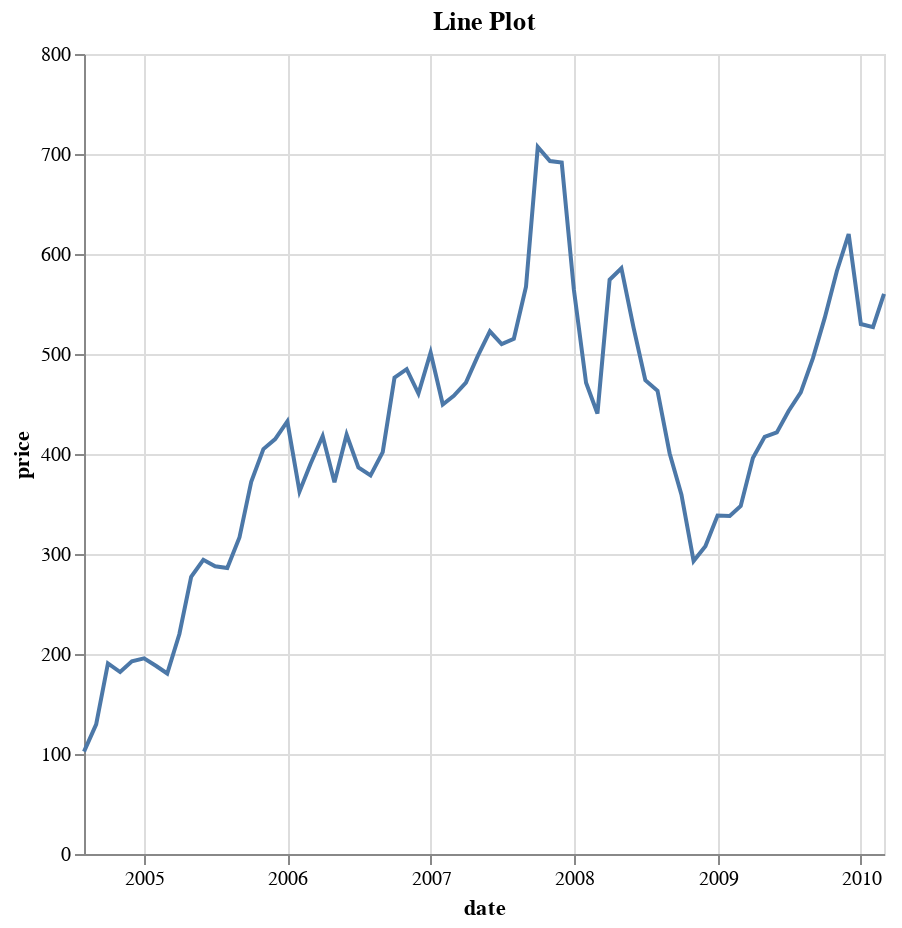

Source (notebook cell):
### Markdown cell above
## Line Plot

### Code cell
@vlplot(
  data = google_stock,
  mark = :line,
  x = "date:t",
  y = "price",
  title = "Line Plot",
  width = 400,
  height = 400
)

### Figure 1 — Vega-Lite specification as saved in the notebook (floating-point values rounded to 4 significant figures)
{"data": {"values": [{"date": "Aug 1 2004", "price": 102.4, "symbol": "GOOG"}, {"date": "Sep 1 2004", "price": 129.6, "symbol": "GOOG"}, {"date": "Oct 1 2004", "price": 190.6, "symbol": "GOOG"}, {"date": "Nov 1 2004", "price": 182.0, "symbol": "GOOG"}, {"date": "Dec 1 2004", "price": 192.8, "symbol": "GOOG"}, {"date": "Jan 1 2005", "price": 195.6, "symbol": "GOOG"}, {"date": "Feb 1 2005", "price": 188.0, "symbol": "GOOG"}, {"date": "Mar 1 2005", "price": 180.5, "symbol": "GOOG"}, {"date": "Apr 1 2005", "price": 220, "symbol": "GOOG"}, {"date": "May 1 2005", "price": 277.3, "symbol": "GOOG"}, {"date": "Jun 1 2005", "price": 294.1, "symbol": "GOOG"}, {"date": "Jul 1 2005", "price": 287.8, "symbol": "GOOG"}, {"date": "Aug 1 2005", "price": 286, "symbol": "GOOG"}, {"date": "Sep 1 2005", "price": 316.5, "symbol": "GOOG"}, {"date": "Oct 1 2005", "price": 372.1, "symbol": "GOOG"}, {"date": "Nov 1 2005", "price": 404.9, "symbol": "GOOG"}, {"date": "Dec 1 2005", "price": 414.9, "symbol": "GOOG"}, {"date": "Jan 1 2006", "price": 432.7, "symbol": "GOOG"}, {"date": "Feb 1 2006", "price": 362.6, "symbol": "GOOG"}, {"date": "Mar 1 2006", "price": 390, "symbol": "GOOG"}, {"date": "Apr 1 2006", "price": 417.9, "symbol": "GOOG"}, {"date": "May 1 2006", "price": 371.8, "symbol": "GOOG"}, {"date": "Jun 1 2006", "price": 419.3, "symbol": "GOOG"}, {"date": "Jul 1 2006", "price": 386.6, "symbol": "GOOG"}, {"date": "Aug 1 2006", "price": 378.5, "symbol": "GOOG"}, {"date": "Sep 1 2006", "price": 401.9, "symbol": "GOOG"}, {"date": "Oct 1 2006", "price": 476.4, "symbol": "GOOG"}, {"date": "Nov 1 2006", "price": 484.8, "symbol": "GOOG"}, {"date": "Dec 1 2006", "price": 460.5, "symbol": "GOOG"}, {"date": "Jan 1 2007", "price": 501.5, "symbol": "GOOG"}, {"date": "Feb 1 2007", "price": 449.4, "symbol": "GOOG"}, {"date": "Mar 1 2007", "price": 458.2, "symbol": "GOOG"}, {"date": "Apr 1 2007", "price": 471.4, "symbol": "GOOG"}, {"date": "May 1 2007", "price": 497.9, "symbol": "GOOG"}, {"date": "Jun 1 2007", "price": 522.7, "symbol": "GOOG"}, {"date": "Jul 1 2007", "price": 510, "symbol": "GOOG"}, {"date": "Aug 1 2007", "price": 515.2, "symbol": "GOOG"}, {"date": "Sep 1 2007", "price": 567.3, "symbol": "GOOG"}, {"date": "Oct 1 2007", "price": 707, "symbol": "GOOG"}, {"date": "Nov 1 2007", "price": 693, "symbol": "GOOG"}, {"date": "Dec 1 2007", "price": 691.5, "symbol": "GOOG"}, {"date": "Jan 1 2008", "price": 564.3, "symbol": "GOOG"}, {"date": "Feb 1 2008", "price": 471.2, "symbol": "GOOG"}, {"date": "Mar 1 2008", "price": 440.5, "symbol": "GOOG"}, {"date": "Apr 1 2008", "price": 574.3, "symbol": "GOOG"}, {"date": "May 1 2008", "price": 585.8, "symbol": "GOOG"}, {"date": "Jun 1 2008", "price": 526.4, "symbol": "GOOG"}, {"date": "Jul 1 2008", "price": 473.8, "symbol": "GOOG"}, {"date": "Aug 1 2008", "price": 463.3, "symbol": "GOOG"}, {"date": "Sep 1 2008", "price": 400.5, "symbol": "GOOG"}, {"date": "Oct 1 2008", "price": 359.4, "symbol": "GOOG"}, {"date": "Nov 1 2008", "price": 293.0, "symbol": "GOOG"}, {"date": "Dec 1 2008", "price": 307.6, "symbol": "GOOG"}, {"date": "Jan 1 2009", "price": 338.5, "symbol": "GOOG"}, {"date": "Feb 1 2009", "price": 338.0, "symbol": "GOOG"}, {"date": "Mar 1 2009", "price": 348.1, "symbol": "GOOG"}, {"date": "Apr 1 2009", "price": 396.0, "symbol": "GOOG"}, {"date": "May 1 2009", "price": 417.2, "symbol": "GOOG"}, {"date": "Jun 1 2009", "price": 421.6, "symbol": "GOOG"}, {"date": "Jul 1 2009", "price": 443.1, "symbol": "GOOG"}, {"date": "Aug 1 2009", "price": 461.7, "symbol": "GOOG"}, {"date": "Sep 1 2009", "price": 495.9, "symbol": "GOOG"}, {"date": "Oct 1 2009", "price": 536.1, "symbol": "GOOG"}, {"date": "Nov 1 2009", "price": 583, "symbol": "GOOG"}, {"date": "Dec 1 2009", "price": 620.0, "symbol": "GOOG"}, {"date": "Jan 1 2010", "price": 529.9, "symbol": "GOOG"}, {"date": "Feb 1 2010", "price": 526.8, "symbol": "GOOG"}, {"date": "Mar 1 2010", "price": 560.2, "symbol": "GOOG"}]}, "encoding": {"x": {"field": "date", "type": "temporal"}, "y": {"field": "price", "type": "quantitative"}}, "height": 400, "mark": "line", "title": "Line Plot", "width": 400}
